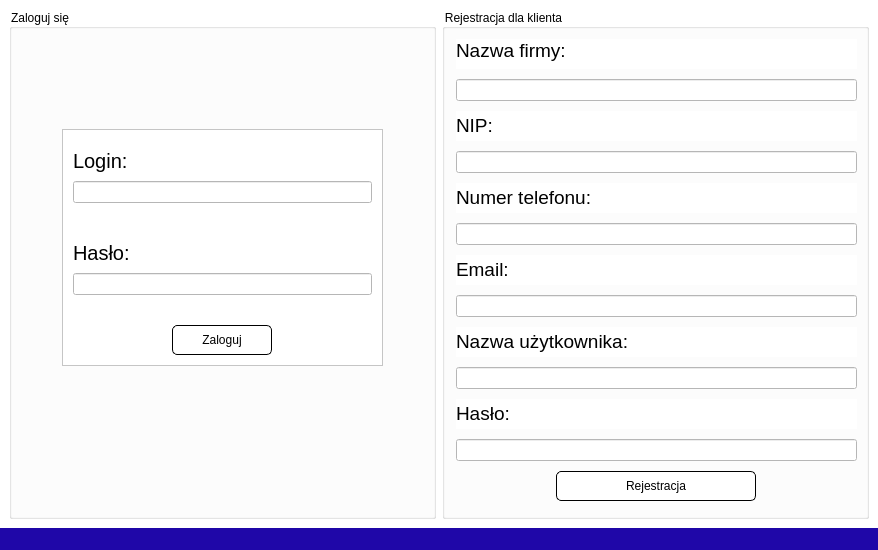
<?xml version="1.0" encoding="UTF-8"?>
<ui version="4.0">
 <class>MainWindow</class>
 <widget class="QMainWindow" name="MainWindow">
  <property name="geometry">
   <rect>
    <x>0</x>
    <y>0</y>
    <width>878</width>
    <height>550</height>
   </rect>
  </property>
  <property name="cursor">
   <cursorShape>ArrowCursor</cursorShape>
  </property>
  <property name="windowTitle">
   <string>MainWindow</string>
  </property>
  <property name="styleSheet">
   <string notr="true">background-color: rgb(31, 7, 168);</string>
  </property>
  <widget class="QWidget" name="centralwidget">
   <property name="styleSheet">
    <string notr="true">background-color: rgb(31, 7, 168);

QPusgButton {
color: black;
font: bold 20pt &quot;Segoe UI&quot;;
border-width: 1px;
border-style: outset;
border-color: black;
border-radius: 5px;
}</string>
   </property>
   <layout class="QHBoxLayout" name="horizontalLayout">
    <property name="leftMargin">
     <number>0</number>
    </property>
    <property name="topMargin">
     <number>0</number>
    </property>
    <property name="rightMargin">
     <number>0</number>
    </property>
    <property name="bottomMargin">
     <number>0</number>
    </property>
    <item>
     <widget class="QStackedWidget" name="stackedWidget">
      <property name="styleSheet">
       <string notr="true">background-color: rgb(255, 255, 255)</string>
      </property>
      <property name="currentIndex">
       <number>1</number>
      </property>
      <widget class="QWidget" name="main_page">
       <layout class="QHBoxLayout" name="horizontalLayout_2" stretch="1,4">
        <property name="spacing">
         <number>0</number>
        </property>
        <property name="leftMargin">
         <number>0</number>
        </property>
        <property name="topMargin">
         <number>0</number>
        </property>
        <property name="rightMargin">
         <number>10</number>
        </property>
        <property name="bottomMargin">
         <number>0</number>
        </property>
        <item>
         <widget class="QWidget" name="widget" native="true">
          <property name="styleSheet">
           <string notr="true">background-color: rgb(31, 7, 168);</string>
          </property>
          <layout class="QVBoxLayout" name="verticalLayout" stretch="0,0,0,0,0,0,0">
           <property name="spacing">
            <number>30</number>
           </property>
           <item>
            <spacer name="verticalSpacer_2">
             <property name="orientation">
              <enum>Qt::Vertical</enum>
             </property>
             <property name="sizeHint" stdset="0">
              <size>
               <width>20</width>
               <height>40</height>
              </size>
             </property>
            </spacer>
           </item>
           <item>
            <widget class="QPushButton" name="pushButton">
             <property name="styleSheet">
              <string notr="true">background-color: rgb(255, 255, 255)</string>
             </property>
             <property name="text">
              <string>Raporty</string>
             </property>
            </widget>
           </item>
           <item>
            <widget class="QPushButton" name="pushButton_2">
             <property name="styleSheet">
              <string notr="true">background-color: rgb(255, 255, 255)</string>
             </property>
             <property name="text">
              <string>Pracownicy</string>
             </property>
            </widget>
           </item>
           <item>
            <widget class="QPushButton" name="pushButton_3">
             <property name="styleSheet">
              <string notr="true">background-color: rgb(255, 255, 255)</string>
             </property>
             <property name="text">
              <string>Zlecenia</string>
             </property>
            </widget>
           </item>
           <item>
            <widget class="QPushButton" name="pushButton_5">
             <property name="styleSheet">
              <string notr="true">background-color: rgb(255, 255, 255)</string>
             </property>
             <property name="text">
              <string>Pojazdy</string>
             </property>
            </widget>
           </item>
           <item>
            <widget class="QPushButton" name="pushButton_6">
             <property name="styleSheet">
              <string notr="true">background-color: rgb(255, 255, 255)</string>
             </property>
             <property name="text">
              <string>Ustawienia</string>
             </property>
            </widget>
           </item>
           <item>
            <spacer name="verticalSpacer">
             <property name="orientation">
              <enum>Qt::Vertical</enum>
             </property>
             <property name="sizeHint" stdset="0">
              <size>
               <width>20</width>
               <height>40</height>
              </size>
             </property>
            </spacer>
           </item>
          </layout>
         </widget>
        </item>
        <item>
         <widget class="QStackedWidget" name="stackedWidget_2">
          <widget class="QWidget" name="page_3"/>
          <widget class="QWidget" name="page_4"/>
         </widget>
        </item>
       </layout>
      </widget>
      <widget class="QWidget" name="login_page">
       <property name="styleSheet">
        <string notr="true">backgroung-color:  rgb(31, 7, 168)</string>
       </property>
       <layout class="QHBoxLayout" name="horizontalLayout_3" stretch="1,1">
        <item>
         <widget class="QGroupBox" name="groupBox">
          <property name="sizePolicy">
           <sizepolicy hsizetype="Minimum" vsizetype="Minimum">
            <horstretch>0</horstretch>
            <verstretch>0</verstretch>
           </sizepolicy>
          </property>
          <property name="title">
           <string>Zaloguj się</string>
          </property>
          <property name="checkable">
           <bool>false</bool>
          </property>
          <layout class="QVBoxLayout" name="verticalLayout_6">
           <property name="leftMargin">
            <number>50</number>
           </property>
           <property name="topMargin">
            <number>100</number>
           </property>
           <property name="rightMargin">
            <number>50</number>
           </property>
           <property name="bottomMargin">
            <number>150</number>
           </property>
           <item>
            <widget class="QFrame" name="frame">
             <property name="frameShape">
              <enum>QFrame::StyledPanel</enum>
             </property>
             <property name="frameShadow">
              <enum>QFrame::Raised</enum>
             </property>
             <layout class="QVBoxLayout" name="verticalLayout_5" stretch="1,1,1">
              <property name="spacing">
               <number>30</number>
              </property>
              <property name="leftMargin">
               <number>10</number>
              </property>
              <property name="topMargin">
               <number>10</number>
              </property>
              <property name="rightMargin">
               <number>10</number>
              </property>
              <property name="bottomMargin">
               <number>10</number>
              </property>
              <item>
               <layout class="QVBoxLayout" name="verticalLayout_2" stretch="1,0">
                <property name="spacing">
                 <number>0</number>
                </property>
                <item>
                 <widget class="QLabel" name="lbl_login">
                  <property name="styleSheet">
                   <string notr="true">color: black;
font: 10 20px;</string>
                  </property>
                  <property name="text">
                   <string>Login:</string>
                  </property>
                 </widget>
                </item>
                <item>
                 <widget class="QLineEdit" name="lEdit_login"/>
                </item>
               </layout>
              </item>
              <item>
               <layout class="QVBoxLayout" name="verticalLayout_3" stretch="1,0">
                <property name="spacing">
                 <number>0</number>
                </property>
                <item>
                 <widget class="QLabel" name="label_2">
                  <property name="styleSheet">
                   <string notr="true">color: black;
font: 10 20px;</string>
                  </property>
                  <property name="text">
                   <string>Hasło:</string>
                  </property>
                 </widget>
                </item>
                <item>
                 <widget class="QLineEdit" name="lineEdit">
                  <property name="echoMode">
                   <enum>QLineEdit::Password</enum>
                  </property>
                 </widget>
                </item>
               </layout>
              </item>
              <item alignment="Qt::AlignHCenter">
               <widget class="QPushButton" name="pb_login">
                <property name="sizePolicy">
                 <sizepolicy hsizetype="Fixed" vsizetype="Fixed">
                  <horstretch>0</horstretch>
                  <verstretch>0</verstretch>
                 </sizepolicy>
                </property>
                <property name="minimumSize">
                 <size>
                  <width>100</width>
                  <height>30</height>
                 </size>
                </property>
                <property name="styleSheet">
                 <string notr="true">color: black;
font: 10pt &quot;Segoe UI&quot;;
border-width: 1px;
border-style: outset;
border-color: black;
border-radius: 5px;
</string>
                </property>
                <property name="text">
                 <string>Zaloguj</string>
                </property>
                <property name="iconSize">
                 <size>
                  <width>100</width>
                  <height>30</height>
                 </size>
                </property>
               </widget>
              </item>
             </layout>
            </widget>
           </item>
          </layout>
         </widget>
        </item>
        <item>
         <widget class="QGroupBox" name="groupBox_2">
          <property name="styleSheet">
           <string notr="true"/>
          </property>
          <property name="title">
           <string>Rejestracja dla klienta</string>
          </property>
          <layout class="QVBoxLayout" name="verticalLayout_4" stretch="1,0,1,0,1,0,1,0,1,0,1,0,1">
           <property name="spacing">
            <number>0</number>
           </property>
           <property name="sizeConstraint">
            <enum>QLayout::SetDefaultConstraint</enum>
           </property>
           <property name="leftMargin">
            <number>11</number>
           </property>
           <property name="topMargin">
            <number>0</number>
           </property>
           <property name="bottomMargin">
            <number>0</number>
           </property>
           <item>
            <widget class="QLabel" name="lbl_comp_name">
             <property name="sizePolicy">
              <sizepolicy hsizetype="Minimum" vsizetype="Minimum">
               <horstretch>0</horstretch>
               <verstretch>0</verstretch>
              </sizepolicy>
             </property>
             <property name="maximumSize">
              <size>
               <width>16777215</width>
               <height>30</height>
              </size>
             </property>
             <property name="text">
              <string>&lt;html&gt;&lt;head/&gt;&lt;body&gt;&lt;p&gt;&lt;span style=&quot; font-size:14pt;&quot;&gt;Nazwa firmy:&lt;br/&gt;&lt;/span&gt;&lt;/p&gt;&lt;/body&gt;&lt;/html&gt;</string>
             </property>
            </widget>
           </item>
           <item>
            <widget class="QLineEdit" name="lineEdit_3"/>
           </item>
           <item>
            <widget class="QLabel" name="label_4">
             <property name="maximumSize">
              <size>
               <width>16777215</width>
               <height>30</height>
              </size>
             </property>
             <property name="text">
              <string>&lt;html&gt;&lt;head/&gt;&lt;body&gt;&lt;p&gt;&lt;span style=&quot; font-size:14pt;&quot;&gt;NIP:&lt;/span&gt;&lt;/p&gt;&lt;/body&gt;&lt;/html&gt;</string>
             </property>
            </widget>
           </item>
           <item>
            <widget class="QLineEdit" name="lineEdit_4"/>
           </item>
           <item>
            <widget class="QLabel" name="label_5">
             <property name="maximumSize">
              <size>
               <width>16777215</width>
               <height>30</height>
              </size>
             </property>
             <property name="text">
              <string>&lt;html&gt;&lt;head/&gt;&lt;body&gt;&lt;p&gt;&lt;span style=&quot; font-size:14pt;&quot;&gt;Numer telefonu:&lt;/span&gt;&lt;/p&gt;&lt;/body&gt;&lt;/html&gt;</string>
             </property>
            </widget>
           </item>
           <item>
            <widget class="QLineEdit" name="lineEdit_5"/>
           </item>
           <item>
            <widget class="QLabel" name="label_6">
             <property name="maximumSize">
              <size>
               <width>16777215</width>
               <height>30</height>
              </size>
             </property>
             <property name="text">
              <string>&lt;html&gt;&lt;head/&gt;&lt;body&gt;&lt;p&gt;&lt;span style=&quot; font-size:14pt;&quot;&gt;Email:&lt;/span&gt;&lt;/p&gt;&lt;/body&gt;&lt;/html&gt;</string>
             </property>
            </widget>
           </item>
           <item>
            <widget class="QLineEdit" name="lineEdit_6"/>
           </item>
           <item>
            <widget class="QLabel" name="label_7">
             <property name="maximumSize">
              <size>
               <width>16777215</width>
               <height>30</height>
              </size>
             </property>
             <property name="text">
              <string>&lt;html&gt;&lt;head/&gt;&lt;body&gt;&lt;p&gt;&lt;span style=&quot; font-size:14pt;&quot;&gt;Nazwa użytkownika:&lt;/span&gt;&lt;/p&gt;&lt;/body&gt;&lt;/html&gt;</string>
             </property>
            </widget>
           </item>
           <item>
            <widget class="QLineEdit" name="lineEdit_7"/>
           </item>
           <item>
            <widget class="QLabel" name="label_8">
             <property name="maximumSize">
              <size>
               <width>16777215</width>
               <height>30</height>
              </size>
             </property>
             <property name="text">
              <string>&lt;html&gt;&lt;head/&gt;&lt;body&gt;&lt;p&gt;&lt;span style=&quot; font-size:14pt;&quot;&gt;Hasło:&lt;/span&gt;&lt;/p&gt;&lt;/body&gt;&lt;/html&gt;</string>
             </property>
            </widget>
           </item>
           <item>
            <widget class="QLineEdit" name="lineEdit_8">
             <property name="echoMode">
              <enum>QLineEdit::Password</enum>
             </property>
            </widget>
           </item>
           <item alignment="Qt::AlignHCenter">
            <widget class="QPushButton" name="pushButton_register">
             <property name="sizePolicy">
              <sizepolicy hsizetype="Maximum" vsizetype="Fixed">
               <horstretch>0</horstretch>
               <verstretch>0</verstretch>
              </sizepolicy>
             </property>
             <property name="minimumSize">
              <size>
               <width>200</width>
               <height>0</height>
              </size>
             </property>
             <property name="maximumSize">
              <size>
               <width>10000</width>
               <height>30</height>
              </size>
             </property>
             <property name="styleSheet">
              <string notr="true">color: black;
font: 10pt &quot;Segoe UI&quot;;
border-width: 1px;
border-style: outset;
border-color: black;
border-radius: 5px;</string>
             </property>
             <property name="text">
              <string>Rejestracja</string>
             </property>
            </widget>
           </item>
          </layout>
         </widget>
        </item>
       </layout>
      </widget>
     </widget>
    </item>
   </layout>
  </widget>
  <widget class="QMenuBar" name="menubar">
   <property name="geometry">
    <rect>
     <x>0</x>
     <y>0</y>
     <width>878</width>
     <height>21</height>
    </rect>
   </property>
  </widget>
  <widget class="QStatusBar" name="statusbar"/>
 </widget>
 <resources/>
 <connections/>
</ui>
